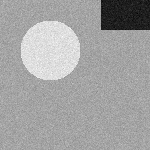
#> input picture tests/data/reference/landsat/LC08_L2SP_044034_20231015_B3.TIF, 150 x 150 px; its folder holds only this picture in this run
$ python -i statistics.py   (imports and definitions only)
#> lines starting #> are read from the running program, lines starting #| are printed output that depends on the picture
"""Statistical analysis functions for validation and reporting.

This module provides comprehensive statistical analysis capabilities that are
essential for quality assessment, validation, and scientific reporting throughout
the Black Marble pipeline. These functions generate the quantitative metrics
needed to ensure data quality and document processing results.

Statistical analysis serves multiple purposes: validating processing steps,
comparing results across regions, and providing metadata for data products.
"""

from typing import Any, Literal
import numpy.typing as npt

# Type aliases
ArrayLike = npt.NDArray[Any]
BBox = tuple[float, float, float, float]


# [244 lines left out: functions calculate_coverage_statistics, compute_zonal_statistics, not called in this run]


def generate_histogram_analysis(
    data: ArrayLike,
    bins: int | ArrayLike = 256,
    range: tuple[float, float] | None = None,
    mask: ArrayLike | None = None,
    compute_metrics: bool = True
) -> dict[str, Any]:
    """Generate comprehensive histogram analysis of data distribution.

    This function produces detailed histogram analysis that reveals data
    distribution characteristics. Histogram analysis is crucial for
    identifying bimodal distributions, outliers, and appropriate scaling
    parameters for visualization.

    In the Black Marble pipeline, histograms guide contrast enhancement
    parameters and help identify processing artifacts.

    Args:
        data: Input data array
        bins: Number of bins or bin edges array
        range: Range for histogram (min, max). Auto-computed if None
        mask: Optional mask for valid pixels only
        compute_metrics: Whether to compute distribution metrics

    Returns:
        Dictionary containing:
        - counts: Histogram counts
        - edges: Bin edges
        - centers: Bin centers
        - cumulative: Cumulative distribution
        - percentiles: Key percentiles (1, 5, 25, 50, 75, 95, 99)
        - mode: Modal value(s)
        - skewness: Distribution skewness
        - kurtosis: Distribution kurtosis
        - entropy: Distribution entropy
        - visualization_range: Suggested range for display

    Example:
        >>> # Analyze NDVI distribution
        >>> hist = generate_histogram_analysis(
        >>>     ndvi_data,
        >>>     bins=100,
        >>>     range=(-1, 1)
        >>> )
        >>> plt.bar(hist['centers'], hist['counts'])
    """
    import numpy as np
    from scipy import stats

    # Prepare data
    data = np.asarray(data)

    # Apply mask if provided
    if mask is not None:
        mask = np.asarray(mask).astype(bool)
        valid_data = data[mask]
    else:
        valid_data = data.ravel()

    # Remove NaN values
    valid_data = valid_data[~np.isnan(valid_data)] if np.issubdtype(valid_data.dtype, np.floating) else valid_data

    if len(valid_data) == 0:
        raise ValueError("No valid data points for histogram analysis")

    # Compute histogram
    counts, edges = np.histogram(valid_data, bins=bins, range=range)
    centers = (edges[:-1] + edges[1:]) / 2

    # Compute cumulative distribution
    cumulative = np.cumsum(counts).astype(float)
    cumulative /= cumulative[-1]  # Normalize to [0, 1]

    result = {
        "counts": counts,
        "edges": edges,
        "centers": centers,
        "cumulative": cumulative
    }

    if compute_metrics:
        # Compute percentiles
        percentile_values = [1, 5, 25, 50, 75, 95, 99]
        percentiles = {}
        for p in percentile_values:
            percentiles[f"p{p}"] = float(np.percentile(valid_data, p))
        result["percentiles"] = percentiles

        # Find mode(s) - bin(s) with highest count
        mode_indices = np.where(counts == np.max(counts))[0]
        result["mode"] = centers[mode_indices].tolist()

        # Compute distribution metrics
        result["skewness"] = float(stats.skew(valid_data))
        result["kurtosis"] = float(stats.kurtosis(valid_data))

        # Compute entropy
        # Normalize counts for probability distribution
        prob = counts.astype(float)
        prob = prob[prob > 0]  # Remove zero bins
        prob /= prob.sum()
        result["entropy"] = float(-np.sum(prob * np.log(prob)))

        # Suggest visualization range (clip outliers)
        # Use 2nd and 98th percentiles for robust range
        viz_min = percentiles["p2"] if "p2" in percentiles else percentiles["p5"]
        viz_max = percentiles["p98"] if "p98" in percentiles else percentiles["p95"]
        result["visualization_range"] = (viz_min, viz_max)

        # Additional statistics
        result["mean"] = float(np.mean(valid_data))
        result["std"] = float(np.std(valid_data))
        result["data_range"] = (float(np.min(valid_data)), float(np.max(valid_data)))

    return result


# [259 lines left out: functions calculate_temporal_statistics, compute_comparison_metrics, not called in this run]


def analyze_spatial_autocorrelation(
    data: ArrayLike,
    lag_distances: list[float] | None = None,
    method: Literal["moran", "geary", "variogram"] = "moran"
) -> dict[str, Any]:
    """Analyze spatial autocorrelation in raster data.

    This function quantifies spatial patterns and dependencies in data,
    which is important for understanding data quality and identifying
    processing artifacts. High spatial autocorrelation indicates smooth,
    realistic patterns, while low values may indicate noise or artifacts.

    Args:
        data: Input data array
        lag_distances: Distances for lag analysis
        method: Autocorrelation method:
            - 'moran': Moran's I statistic
            - 'geary': Geary's C statistic
            - 'variogram': Empirical variogram

    Returns:
        Dictionary containing:
        - global_statistic: Global autocorrelation value
        - local_statistics: Local autocorrelation map
        - significance: Statistical significance
        - lag_analysis: Autocorrelation by distance
        - clusters: Identified spatial clusters

    Note:
        Spatial autocorrelation analysis helps identify edge artifacts
        and validate the realism of processed outputs.
    """
    import numpy as np
    from scipy import ndimage
    from scipy.spatial.distance import cdist

    data = np.asarray(data)
    if data.ndim != 2:
        raise ValueError(f"Expected 2D array, got shape {data.shape}")

    height, width = data.shape

    # Handle NaN values
    valid_mask = ~np.isnan(data)
    data_mean = np.nanmean(data)

    result = {}

    if method == "moran":
        # Moran's I: measures similarity of neighboring values
        # I = N/W * sum(w_ij * (x_i - mean) * (x_j - mean)) / sum((x_i - mean)^2)

        # Create spatial weights matrix (queen contiguity)
        kernel = np.array([[1, 1, 1],
                          [1, 0, 1],
                          [1, 1, 1]], dtype=float)

        # Compute local deviations
        deviations = data - data_mean
        deviations[~valid_mask] = 0

        # Compute spatially lagged deviations
        lagged = ndimage.convolve(deviations, kernel, mode='constant')
        neighbor_counts = ndimage.convolve(valid_mask.astype(float), kernel, mode='constant')

        # Avoid division by zero
        neighbor_counts[neighbor_counts == 0] = 1
        lagged /= neighbor_counts

        # Local Moran's I
        local_moran = deviations * lagged

        # Global Moran's I
        numerator = np.nansum(local_moran[valid_mask])
        denominator = np.nansum(deviations[valid_mask] ** 2)
        n_valid = np.sum(valid_mask)

        if denominator > 0 and n_valid > 0:
            global_moran = (n_valid / np.sum(neighbor_counts[valid_mask])) * (numerator / denominator)
        else:
            global_moran = np.nan

        result["global_statistic"] = float(global_moran)
        result["local_statistics"] = local_moran

        # Expected value under null hypothesis
        expected_i = -1.0 / (n_valid - 1) if n_valid > 1 else 0
        result["expected_value"] = expected_i

        # Identify clusters (simplified - real implementation would use significance testing)
        clusters = np.zeros_like(data, dtype=int)
        # High-High clusters
        clusters[(deviations > 0) & (lagged > 0)] = 1
        # Low-Low clusters
        clusters[(deviations < 0) & (lagged < 0)] = 2
        # High-Low outliers
        clusters[(deviations > 0) & (lagged < 0)] = 3
        # Low-High outliers
        clusters[(deviations < 0) & (lagged > 0)] = 4

        result["clusters"] = clusters

    elif method == "geary":
        # Geary's C: measures dissimilarity of neighboring values
        # C = (N-1)/(2W) * sum(w_ij * (x_i - x_j)^2) / sum((x_i - mean)^2)

        # Simplified implementation using local differences
        diff_right = np.zeros_like(data)
        diff_down = np.zeros_like(data)

        diff_right[:, :-1] = (data[:, 1:] - data[:, :-1]) ** 2
        diff_down[:-1, :] = (data[1:, :] - data[:-1, :]) ** 2

        # Handle NaN values
        diff_right[~valid_mask] = np.nan
        diff_down[~valid_mask] = np.nan

        # Global Geary's C
        numerator = np.nansum(diff_right) + np.nansum(diff_down)
        denominator = np.nansum((data[valid_mask] - data_mean) ** 2)
        n_pairs = np.sum(~np.isnan(diff_right)) + np.sum(~np.isnan(diff_down))

        n_valid = np.sum(valid_mask)
        if denominator > 0 and n_pairs > 0:
            global_geary = (n_valid - 1) * numerator / (2 * n_pairs * denominator)
        else:
            global_geary = np.nan

        result["global_statistic"] = float(global_geary)
        result["expected_value"] = 1.0  # Expected value for Geary's C

    elif method == "variogram":
        # Empirical variogram: variance as function of distance
        if lag_distances is None:
            # Default lag distances
            max_dist = np.sqrt(height**2 + width**2) / 4
            lag_distances = np.linspace(1, max_dist, 10)

        # Sample points for efficiency (use all for small arrays)
        n_points = min(1000, np.sum(valid_mask))
        if n_points < np.sum(valid_mask):
            indices = np.random.choice(np.sum(valid_mask), n_points, replace=False)
            y_coords, x_coords = np.where(valid_mask)
            sample_y = y_coords[indices]
            sample_x = x_coords[indices]
            sample_values = data[sample_y, sample_x]
        else:
            sample_y, sample_x = np.where(valid_mask)
            sample_values = data[valid_mask]

        # Compute pairwise distances
        coords = np.column_stack([sample_y, sample_x])
        distances = cdist(coords, coords)

        # Compute semivariance for each lag
        lag_semivariance = []
        lag_counts = []

        for i, lag in enumerate(lag_distances if lag_distances is not None else []):
            # Find pairs within lag distance
            if i == 0:
                mask = distances <= lag
            else:
                mask = (distances > lag_distances[i-1]) & (distances <= lag) if lag_distances is not None else False

            # Compute semivariance
            if np.any(mask):
                i_idx, j_idx = np.where(mask)
                # Only use upper triangle to avoid double counting
                valid_pairs = i_idx < j_idx
                i_idx = i_idx[valid_pairs]
                j_idx = j_idx[valid_pairs]

                if len(i_idx) > 0:
                    squared_diffs = (sample_values[i_idx] - sample_values[j_idx]) ** 2
                    semivar = np.mean(squared_diffs) / 2
                    lag_semivariance.append(float(semivar))
                    lag_counts.append(len(i_idx))
                else:
                    lag_semivariance.append(np.nan)
                    lag_counts.append(0)
            else:
                lag_semivariance.append(np.nan)
                lag_counts.append(0)

        if lag_distances is not None:
            if hasattr(lag_distances, 'tolist'):
                result["lag_distances"] = lag_distances.tolist()
            elif isinstance(lag_distances, list):
                result["lag_distances"] = lag_distances
            else:
                result["lag_distances"] = list(lag_distances)
        else:
            result["lag_distances"] = []
        result["lag_semivariance"] = lag_semivariance
        result["lag_counts"] = lag_counts

        # Estimate range (distance at which semivariance plateaus)
        # Simplified - just find where semivariance reaches 95% of maximum
        max_semivar = np.nanmax(lag_semivariance)
        if not np.isnan(max_semivar):
            threshold = 0.95 * max_semivar
            range_idx = np.where(np.array(lag_semivariance) >= threshold)[0]
            if len(range_idx) > 0:
                result["range"] = float(lag_distances[range_idx[0]]) if lag_distances is not None else np.nan
            else:
                result["range"] = float(lag_distances[-1]) if lag_distances is not None else np.nan
        else:
            result["range"] = np.nan

    return result


def generate_quality_metrics_summary(
    data: ArrayLike,
    mask: ArrayLike | None = None,
    reference: ArrayLike | None = None,
    comprehensive: bool = True
) -> dict[str, Any]:
    """Generate comprehensive quality metrics summary.

    This function produces a complete quality assessment report combining
    multiple statistical analyses. It serves as the primary quality
    documentation for data products and processing validation.

    Args:
        data: Data array to assess
        mask: Optional quality mask
        reference: Optional reference data for comparison
        comprehensive: Whether to include all available metrics

    Returns:
        Comprehensive metrics dictionary including:
        - basic_stats: Mean, std, min, max, etc.
        - distribution_metrics: Histogram analysis results
        - spatial_metrics: Spatial autocorrelation results
        - quality_scores: Overall quality assessment scores
        - comparison_metrics: Metrics vs reference (if provided)
        - recommendations: Quality-based recommendations

    Note:
        This summary is typically included in product metadata
        and quality assessment reports.
    """
    import numpy as np

    data = np.asarray(data)

    # Apply mask if provided
    if mask is not None:
        mask = np.asarray(mask).astype(bool)
        valid_data = data[mask]
    else:
        valid_data = data.ravel()

    # Remove NaN values
    valid_data = valid_data[~np.isnan(valid_data)]

    result = {}

    # Basic statistics
    if len(valid_data) > 0:
        basic_stats = {
            "mean": float(np.mean(valid_data)),
            "std": float(np.std(valid_data)),
            "min": float(np.min(valid_data)),
            "max": float(np.max(valid_data)),
            "median": float(np.median(valid_data)),
            "n_valid": len(valid_data),
            "n_total": data.size,
            "valid_percent": float(len(valid_data) / data.size * 100)
        }
    else:
        basic_stats = {
            "mean": np.nan,
            "std": np.nan,
            "min": np.nan,
            "max": np.nan,
            "median": np.nan,
            "n_valid": 0,
            "n_total": data.size,
            "valid_percent": 0.0
        }
    result["basic_stats"] = basic_stats

    if comprehensive and len(valid_data) > 0:
        # Distribution metrics
        try:
            distribution = generate_histogram_analysis(
                data,
                bins=100,
                mask=mask,
                compute_metrics=True
            )
            result["distribution_metrics"] = {
                "skewness": distribution.get("skewness", np.nan),
                "kurtosis": distribution.get("kurtosis", np.nan),
                "entropy": distribution.get("entropy", np.nan),
                "percentiles": distribution.get("percentiles", {}),
                "visualization_range": distribution.get("visualization_range", (np.nan, np.nan))
            }
        except:
            result["distribution_metrics"] = {"error": "Failed to compute distribution metrics"}

        # Spatial metrics (only for 2D data)
        if data.ndim == 2:
            try:
                spatial = analyze_spatial_autocorrelation(data, method="moran")
                result["spatial_metrics"] = {
                    "moran_i": spatial.get("global_statistic", np.nan),
                    "expected_i": spatial.get("expected_value", np.nan),
                    "spatial_pattern": "clustered" if spatial.get("global_statistic", 0) > 0 else "dispersed"
                }
            except:
                result["spatial_metrics"] = {"error": "Failed to compute spatial metrics"}

        # Comparison metrics if reference provided
        if reference is not None:
            try:
                comparison = compute_comparison_metrics(
                    reference=reference,
                    comparison=data,
                    mask=mask
                )
                result["comparison_metrics"] = comparison
            except:
                result["comparison_metrics"] = {"error": "Failed to compute comparison metrics"}

    # Quality scores and assessment
    quality_scores = {}

    # Data completeness score
    completeness = basic_stats["valid_percent"] / 100
    quality_scores["completeness"] = completeness

    # Distribution quality (penalize extreme skewness/kurtosis)
    if "distribution_metrics" in result and "skewness" in result["distribution_metrics"]:
        skew = abs(float(result["distribution_metrics"]["skewness"]))
        kurt = abs(float(result["distribution_metrics"]["kurtosis"]))
        # Normal distribution has skewness=0, kurtosis=0
        distribution_score = 1.0 / (1.0 + 0.1 * skew + 0.05 * kurt)
        quality_scores["distribution"] = distribution_score

    # Spatial quality (higher autocorrelation = smoother, more realistic)
    if "spatial_metrics" in result and "moran_i" in result["spatial_metrics"]:
        moran = float(result["spatial_metrics"]["moran_i"])
        if not np.isnan(moran):
            # Moran's I typically ranges from -1 to 1
            spatial_score = (moran + 1) / 2  # Normalize to [0, 1]
            quality_scores["spatial_coherence"] = spatial_score

    # Overall quality score (weighted average)
    if quality_scores:
        weights = {"completeness": 0.4, "distribution": 0.3, "spatial_coherence": 0.3}
        overall_score = 0.0
        total_weight = 0.0

        for metric, score in quality_scores.items():
            if metric in weights and not np.isnan(score):
                overall_score += weights[metric] * score
                total_weight += weights[metric]

        if total_weight > 0:
            quality_scores["overall"] = overall_score / total_weight
        else:
            quality_scores["overall"] = np.nan

    result["quality_scores"] = quality_scores

    # Generate recommendations
    recommendations = []

    if completeness < 0.5:
        recommendations.append("Low data completeness - consider alternative data sources or relaxing quality criteria")

    if "distribution_metrics" in result and "skewness" in result["distribution_metrics"]:
        if abs(float(result["distribution_metrics"]["skewness"])) > 2:
            recommendations.append("Highly skewed distribution - consider log transformation or robust statistics")

    if "spatial_metrics" in result and "moran_i" in result["spatial_metrics"]:
        if float(result["spatial_metrics"]["moran_i"]) < 0:
            recommendations.append("Negative spatial autocorrelation detected - check for processing artifacts")

    if "comparison_metrics" in result and "rmse" in result["comparison_metrics"]:
        if float(result["comparison_metrics"]["correlation"]) < 0.7:
            recommendations.append("Low correlation with reference - review processing parameters")

    if not recommendations:
        recommendations.append("Data quality appears satisfactory")

    result["recommendations"] = recommendations

    return result


# [112 lines left out: function calculate_uncertainty_metrics, not called in this run]

>>> import cv2
>>> picture = cv2.imread('../../tests/data/reference/landsat/LC08_L2SP_044034_20231015_B3.TIF', cv2.IMREAD_GRAYSCALE)
#> picture is the input picture: shape (150, 150); min 12, max 38, mean 28.6
>>> result = generate_quality_metrics_summary(picture)
#> in generate_quality_metrics_summary, `basic_stats = { "mean": float(np.mean(valid_data)), "std": float(np.st..`: basic_stats = {'mean': 28.63, 'std': 4.15, 'min': 12, 'max': 38, 'median': 29, 'n_valid': 22500, 'n_total': 22500, 'valid_percent': 100}
#> in generate_histogram_analysis, `counts, edges = np.histogram(valid_data, bins=bins, range=range)`: counts = 100 values, max 8458 at index 65, min 0 at index 1, mean 225; edges = 101 values from 12 to 38
#> in generate_histogram_analysis, `centers = (edges[:-1] + edges[1:]) / 2`: centers = 100 values from 12.13 to 37.87
#> in generate_histogram_analysis, `cumulative = np.cumsum(counts).astype(float)`: cumulative = 100 values from 1 to 22500
#> in generate_histogram_analysis, `cumulative /= cumulative[-1]`: cumulative = 100 values from 4.44e-05 to 1
#> after the loop in generate_histogram_analysis, `for p in percentile_values:`: percentiles = {'p1': 14, 'p5': 16, 'p25': 28, 'p50': 29, 'p75': 30, 'p95': 35, 'p99': 36}
#> in generate_histogram_analysis, `mode_indices = np.where(counts == np.max(counts))[0]`: mode_indices = [65]
#> in generate_histogram_analysis, `prob = counts.astype(float)`: prob has the same summary as counts
#> in generate_histogram_analysis, `prob = prob[prob > 0]`: prob = 20 values, max 8458 at index 10, min 1 at index 0, mean 1125
#> in generate_histogram_analysis, `prob /= prob.sum()`: prob = 20 values, max 0.376 at index 10, min 4.44e-05 at index 0, mean 0.05
#> in generate_histogram_analysis, `viz_min = percentiles["p2"] if "p2" in percentiles else percentiles["p..`: viz_min = 16
#> in generate_histogram_analysis, `viz_max = percentiles["p98"] if "p98" in percentiles else percentiles[..`: viz_max = 35
#> in generate_quality_metrics_summary, `distribution = generate_histogram_analysis( data, bins=100, mask=mask,..`: distribution = 13 items
#> in analyze_spatial_autocorrelation, `data_mean = np.nanmean(data)`: data_mean = 28.63
#> in analyze_spatial_autocorrelation, `lagged = ndimage.convolve(deviations, kernel, mode='constant')`:
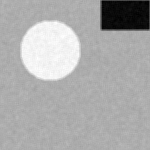
#> lagged: shape (150, 150) float64; min -115.1, max 55.93, mean 0.1; drawn with min black and max white
#> in analyze_spatial_autocorrelation, `neighbor_counts = ndimage.convolve(valid_mask.astype(float), kernel, m..`:
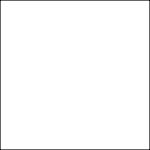
#> neighbor_counts: shape (150, 150) float64; min 3, max 8, mean 7.92; drawn with min black and max white
#> (the rest of the program and of its run is left out)
